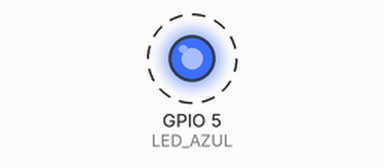
Recording of a sketch running on a simulated ESP32. On the bench: output pins drawn as LEDs (lit = HIGH). Dashed ring = blinking. What the sketch prints to the serial monitor is not drawn.

Above: at 1.5 s.
Timing chart, 0 to 5.6 s (numbered marks = the images above):
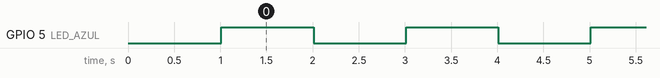

Measured:
- by itself, GPIO 5 (LED_AZUL): alternates HIGH for 1.0 s and LOW for 1.0 s

The sketch:

test-led.ino
```cpp
/*
 * Prueba básica LED ESP32
 * Proyecto IoT - IES Azarquiel
 *
 * Este código hace parpadear el LED azul externo (GPIO 5)
 * Nota: La placa no tiene LED interno soldado
 */

// Definición de pines
#define LED_AZUL 5      // LED externo azul

void setup() {
  // Inicializar comunicación serie
  Serial.begin(115200);
  delay(1000);

  Serial.println("=================================");
  Serial.println("  Prueba de LED Azul - ESP32");
  Serial.println("=================================");

  // Configurar pin como salida
  pinMode(LED_AZUL, OUTPUT);

  // Apagar LED al inicio
  digitalWrite(LED_AZUL, LOW);

  Serial.println("LED azul configurado correctamente en GPIO 5");
  Serial.println("Iniciando secuencia de parpadeo...");
}

void loop() {
  // Encender LED azul
  Serial.println("LED azul: ON");
  digitalWrite(LED_AZUL, HIGH);
  delay(1000);

  // Apagar LED azul
  Serial.println("LED azul: OFF");
  digitalWrite(LED_AZUL, LOW);
  delay(1000);

  Serial.println("--- Ciclo completado ---");
  Serial.println();
}
```
